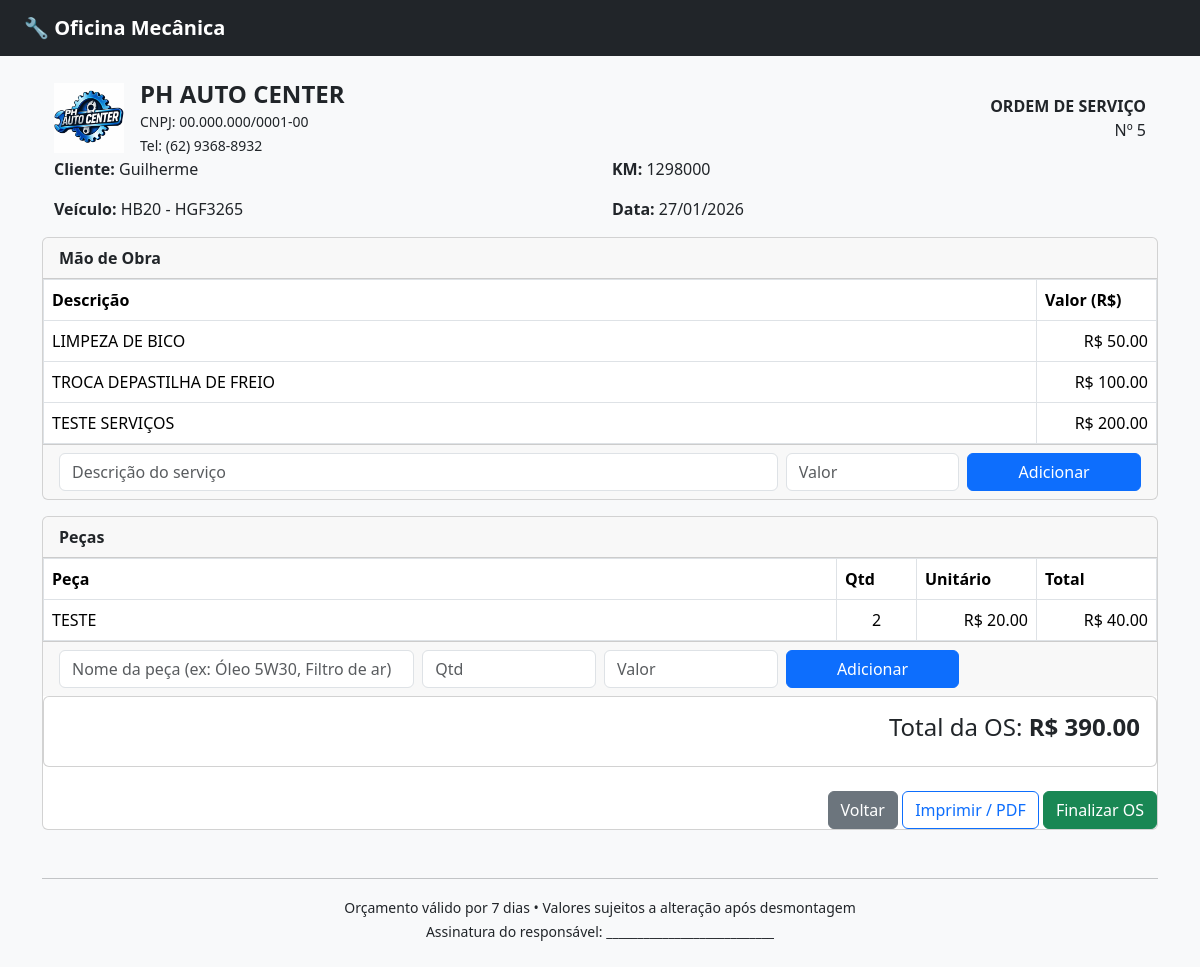
/ordens/5/, run on the app's committed database.
### core/models.py (models this page shows, shortened)
class OrdemServico(models.Model):
    cliente = models.ForeignKey(Cliente, on_delete=models.CASCADE)
    veiculo = models.ForeignKey(Veiculo, on_delete=models.CASCADE)
    km = models.IntegerField()
    observacao = models.TextField(blank=True)
    status = models.CharField(
        max_length=20,
        choices=STATUS_CHOICES,
        default='aberta'
    )
    criado_em = models.DateTimeField(auto_now_add=True)
    atualizado_em = models.DateTimeField(auto_now=True)
    orcamento = models.ForeignKey(
        Orcamento,
        on_delete=models.SET_NULL,
        null=True,
        blank=True
    )
    @property
    def total_servicos(self):
        return sum(s.valor for s in self.servicos.all())
    @property
    def total_pecas(self):
        return sum(p.total for p in self.pecas.all())
    @property
    def total(self):
        return self.total_servicos + self.total_pecas

class ServicoOS(models.Model):
    ordem_servico = models.ForeignKey(
        OrdemServico,
        related_name='servicos',
        on_delete=models.CASCADE
    )
    descricao = models.CharField(max_length=255)
    valor = models.DecimalField(max_digits=10, decimal_places=2)

class PecaOS(models.Model):
    ordem_servico = models.ForeignKey(
        OrdemServico,
        related_name='pecas',
        on_delete=models.CASCADE
    )
    nome = models.CharField(max_length=150)
    quantidade = models.IntegerField()
    valor_unitario = models.DecimalField(max_digits=10, decimal_places=2)
    @property
    def total(self):
        return self.quantidade * self.valor_unitario

### clientes/models.py (models this page shows)
class Cliente(models.Model):
    nome = models.CharField(max_length=100)
    telefone = models.CharField(max_length=20, blank=True)
    def __str__(self):
        return self.nome

class Veiculo(models.Model):
    cliente = models.ForeignKey(Cliente, on_delete=models.CASCADE)
    placa = models.CharField(max_length=10)
    modelo = models.CharField(max_length=100)
    ano = models.CharField(max_length=4)
    def __str__(self):
        return f"{self.modelo} - {self.placa}"

### core/views.py (the view, shortened to what this page needs)
# urls.py: path('ordens/<int:pk>/', views.ordem_detail, name='ordem_detail'),
def ordem_detail(request, pk):
    print(request.POST)
    os = get_object_or_404(OrdemServico, pk=pk)
    return render(request, 'ordens/detail.html', {
        'os': os,
        'pecas': Peca.objects.all()
    })

### core/templates/ordens/detail.html (shortened to what this page needs)
{% extends "base.html" %}
{% load static %}
{% block content %}
<div class="container mt-4">
    <div class="card-body d-flex align-items-center justify-content-between">
    <div class="d-flex align-items-center">
        <img src="{% static 'img/logo.png' %}" style="max-height:70px" class="me-3">
        <div>
            <h4 class="mb-0 fw-bold">PH AUTO CENTER</h4>
            <small>
                CNPJ: 00.000.000/0001-00<br>
                Tel: (62) 9368-8932
            </small>
        </div>
    </div>
    <div class="text-end">
        <strong>ORDEM DE SERVIÇO</strong><br>
        Nº {{ os.id }}
    </div>
</div>
        <div class="card-body row">
            <div class="col-md-6">
                <p><strong>Cliente:</strong> {{ os.cliente }}</p>
                <p><strong>Veículo:</strong> {{ os.veiculo }}</p>
            </div>
            <div class="col-md-6">
                <p><strong>KM:</strong> {{ os.km }}</p>
                <p>
                    <strong>Data:</strong>
                    {% if os.criado_em %}
                        {{ os.criado_em|date:"d/m/Y" }}
                    {% else %}
                        -
                    {% endif %}
                </p>
            </div>
        </div>
    </div>
    <div class="card mb-3">
        <div class="card-header"><strong>Mão de Obra</strong></div>
        <div class="card-body p-0">
            <table class="table table-bordered mb-0">
                <thead>
                    <tr>
                        <th>Descrição</th>
                        <th width="120">Valor (R$)</th>
                    </tr>
                </thead>
                <tbody>
                    {% for servico in os.servicos.all %}
                    <tr>
                        <td>{{ servico.descricao }}</td>
                        <td class="text-end">R$ {{ servico.valor }}</td>
                    </tr>
                    {% empty %}
                    <tr>
                        <td colspan="2" class="text-center">Nenhum serviço lançado</td>
                    </tr>
                    {% endfor %}
                </tbody>
            </table>
        </div>
        <div class="card-footer no-print">
            <form method="post">
                <div class="row g-2">
                    <div class="col-md-8">
                        <input name="servico_descricao"
                               class="form-control"
                               placeholder="Descrição do serviço"
                               required>
                    </div>
                    <div class="col-md-2">
                        <input name="servico_valor"
                               type="number"
                               step="0.01"
                               class="form-control"
                               placeholder="Valor"
                               required>
                    </div>
                    <div class="col-md-2">
                        <button type="submit"
                                class="btn btn-primary w-100">
                            Adicionar
                        </button>
                    </div>
                </div>
            </form>
        </div>
    </div>
    <div class="card mb-3">
        <div class="card-header"><strong>Peças</strong></div>
        <div class="card-body p-0">
            <table class="table table-bordered mb-0">
                <thead>
                    <tr>
                        <th>Peça</th>
                        <th width="80">Qtd</th>
                        <th width="120">Unitário</th>
                        <th width="120">Total</th>
                    </tr>
                </thead>
                <tbody>
                    {% for item in os.pecas.all %}
                    <tr>
                        <td>{{ item.nome }}</td>
                        <td class="text-center">{{ item.quantidade }}</td>
                        <td class="text-end">R$ {{ item.valor_unitario }}</td>
                        <td class="text-end">
                            R$ {{ item.total }}
                        </td>
                    </tr>
                    {% empty %}
                    <tr>
                        <td colspan="4" class="text-center">Nenhuma peça lançada</td>
                    </tr>
                    {% endfor %}
                </tbody>
            </table>
        </div>
        <div class="card-footer no-print">
    <form method="post">
        <div class="row g-2">
            <div class="col-md-4">
                <input name="peca_nome"
                       class="form-control"
                       placeholder="Nome da peça (ex: Óleo 5W30, Filtro de ar)"
                       required>
            </div>
            <div class="col-md-2">
                <input name="quantidade"
                       type="number"
                       class="form-control"
                       placeholder="Qtd"
                       min="1"
                       required>
            </div>
            <div class="col-md-2">
                <input name="valor_unitario"
                       type="number"
                       step="0.01"
                       class="form-control"
                       placeholder="Valor"
                       required>
            </div>
            <div class="col-md-2">
                <button type="submit"
                        class="btn btn-primary w-100">
                    Adicionar
                </button>
            </div>
        </div>
    </form>
</div>
    <div class="card mb-4">
        <div class="card-body text-end">
            <h4>Total da OS: <strong>R$ {{ os.total }}</strong></h4>
        </div>
    </div>
    <div class="no-print text-end">
        <a href="{% url 'dashboard' %}" class="btn btn-secondary">Voltar</a>
        <button onclick="window.print()" class="btn btn-outline-primary">Imprimir / PDF</button>
        {% if os.status != 'finalizada' %}
        <a href="{% url 'ordem_finalizar' os.id %}" class="btn btn-success">
            Finalizar OS
        </a>
        {% endif %}
    </div>
</div>
<div class="text-center mt-5">
    <hr>
    <small>
        Orçamento válido por 7 dias • Valores sujeitos a alteração após desmontagem<br>
        Assinatura do responsável: ___________________________
    </small>
</div>
{% endblock %}

### data on the page
OrdemServico: id "5", cliente "Guilherme", veiculo "HB20 - HGF3265", km "1298000", criado_em "27/01/2026", total "390.00"
ServicoOS: descricao "LIMPEZA DE BICO", valor "50.00"
ServicoOS: descricao "TROCA DEPASTILHA DE FREIO", valor "100.00"
ServicoOS: descricao "TESTE SERVIÇOS", valor "200.00"
PecaOS: nome "TESTE", quantidade "2", valor_unitario "20.00", total "40.00"
